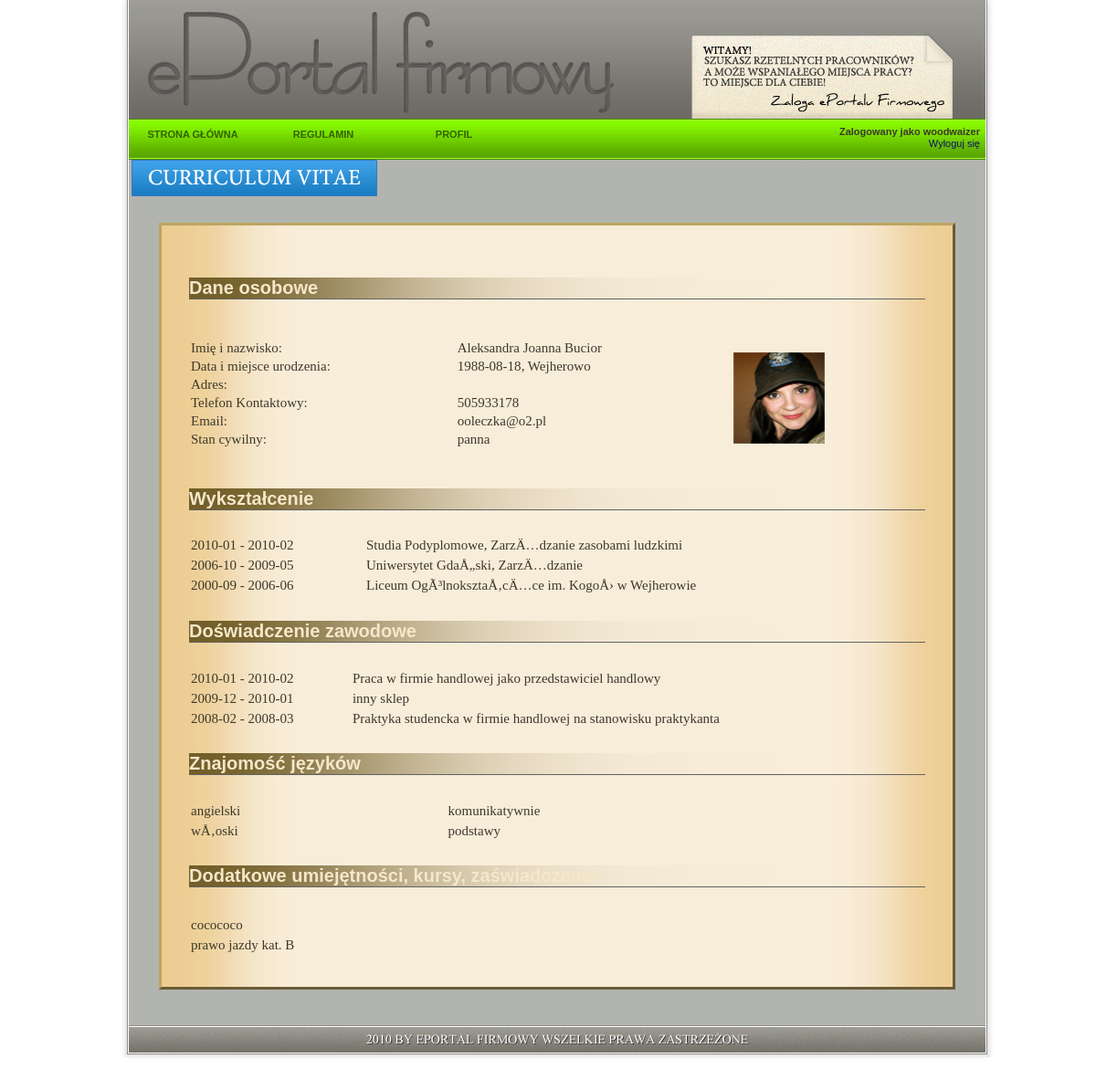
The page /cv.php?id=1 (signed in) on the database its author committed.
### tables this page shows
CREATE TABLE IF NOT EXISTS `pracownik` (
  `id` int(11) NOT NULL,
  `imie` varchar(30) NOT NULL,
  `nazwisko` varchar(30) NOT NULL,
  `email` varchar(30) NOT NULL,
  `dolaczyl` timestamp NOT NULL DEFAULT CURRENT_TIMESTAMP,
  `data_ur` date DEFAULT NULL,
  `miejsce_ur` varchar(20) DEFAULT NULL,
  `tel` varchar(10) DEFAULT NULL,
  `adres` varchar(50) DEFAULT NULL,
  `stan_cywilny` varchar(10) DEFAULT NULL,
  `zdjecie` varchar(100) DEFAULT NULL,
  PRIMARY KEY (`id`)
);

CREATE TABLE IF NOT EXISTS `wyksztalcenie` (
  `id` int(11) NOT NULL,
  `id_pracownika` int(11) NOT NULL,
  `od` varchar(20) NOT NULL,
  `do` varchar(20) NOT NULL,
  `gdzie` varchar(150) NOT NULL,
  PRIMARY KEY (`id`,`id_pracownika`)
);

CREATE TABLE IF NOT EXISTS `doswiadczenie` (
  `id` int(11) NOT NULL,
  `id_pracownika` int(11) NOT NULL,
  `od` varchar(20) NOT NULL,
  `do` varchar(20) NOT NULL,
  `gdzie` varchar(150) NOT NULL,
  PRIMARY KEY (`id`,`id_pracownika`)
);

CREATE TABLE IF NOT EXISTS `jezyki` (
  `pracownik_id` int(11) NOT NULL,
  `jezyk_id` int(11) NOT NULL,
  `poziom_id` int(11) NOT NULL
);

CREATE TABLE IF NOT EXISTS `jezyki_lista` (
  `id` int(11) NOT NULL AUTO_INCREMENT,
  `nazwa` varchar(20) NOT NULL,
  PRIMARY KEY (`id`)
);

CREATE TABLE IF NOT EXISTS `jezyki_poziom` (
  `id` int(11) NOT NULL AUTO_INCREMENT,
  `nazwa` varchar(20) NOT NULL,
  PRIMARY KEY (`id`)
);

CREATE TABLE IF NOT EXISTS `dodatkowe` (
  `id` int(11) NOT NULL,
  `pracownik_id` int(11) NOT NULL,
  `nazwa` varchar(50) NOT NULL
);

### cv.php (the view, shortened to what this page needs)
<?php
require_once('header.php');
?>
<td class="content" style="padding-right: 44px; padding-left: 44px">
    <?php
    if (isset($_SESSION['id_obecne'])) {
        if (!isset($_GET['id'])) {
            $id = $_SESSION['id_obecne'];
        } else {
            $id = $_GET['id'];
        }
        $dbc = mysqli_connect(DB_HOST, DB_USER, DB_PASSWORD, DB_NAME);
        $query = "SELECT * FROM pracownik WHERE id='$id'";
        $result = mysqli_query($dbc, $query);
        $row = mysqli_fetch_array($result);
    ?>
	<img src="img/cv.jpg"><br /><br />
        <div id="cv">
            <div id="dane_osobowe" style="display:block">
                <h4>Dane osobowe </h4>
                <table>
                    <tr>
					<td><p>
					Imię i nazwisko:<br />
					Data i miejsce urodzenia:<br />
					Adres:<br />
					Telefon Kontaktowy:<br />
					Email:<br />
					Stan cywilny:<br /></p>
                        <td><p><?php echo $row['imie'] . ' ' . $row['nazwisko']; ?><br />
                    <?php if (!empty($row['data_ur']) || !empty($row['miejsce_ur'])) { ?>
                    <?php echo $row['data_ur'] . ', ' . $row['miejsce_ur']; ?><br />
                    <?php
                    }
                    ?>
                    <?php
                    if (!empty($row['tel'])) {
                    ?>
                    <br /> <?php echo $row['tel']; ?>
                    <?php } ?>
                    <br /><?php echo $row['email']; ?><br />
                    <?php if (!empty($row['stan_cywilny'])) { ?>
                         <?php echo $row['stan_cywilny']; ?></p></td>
												<td><?php if (!empty($row['zdjecie'])) { ?>
                    <img src="<?php echo $row['zdjecie']; ?>" alt="zdjęcie" />
                <?php } ?></td>
                    </tr>
                    <?php } ?>
            </table>
        </div>
        <div id="wyksztalcenie" style="display:block">
            <h4>Wykształcenie </h4>
            <table>
                <?php
                $query = "SELECT * FROM wyksztalcenie WHERE id_pracownika = '$id' ORDER BY od DESC";
                $result = mysqli_query($dbc, $query);
                while ($row = mysqli_fetch_array($result)) {
                    if ($row['gdzie'] != "") {?>
                    <tr>
                        <td><?php echo $row['od']; ?> - <?php echo $row['do']; ?></td><td><?php echo $row['gdzie']; ?></td>
                    </tr>
<?php
                    }}
?>
            </table>
        </div>
        <div id="doswiadczenie" style="display:block">
            <h4>Doświadczenie zawodowe </h4>
    <table>
<?php
                $query = "SELECT * FROM doswiadczenie WHERE id_pracownika = '$id' ORDER BY od DESC";
                $result = mysqli_query($dbc, $query);
                while ($row = mysqli_fetch_array($result)) {
                    if ($row['gdzie'] != "") {
                    ?>
                    <tr>
                        <td><?php echo $row['od']; ?> - <?php echo $row['do']; ?></td><td><?php echo $row['gdzie']; ?></td>
                    </tr>
<?php
                    } }
?>
            </table>
        </div>
       <div id="jezyki" style="display:block">
            <h4>Znajomość języków</h4>
            <table>
                <?php
                $query = "SELECT *,jezyki_lista.nazwa AS jezyk_nazwa, jezyki_poziom.nazwa AS jezyk_poziom FROM jezyki, jezyki_lista, jezyki_poziom WHERE jezyki.pracownik_id = '$id' AND jezyki.jezyk_id = jezyki_lista.id AND jezyki.poziom_id =jezyki_poziom.id  ORDER BY jezyki_lista.id";
                $result = mysqli_query($dbc, $query);
                while ($row = mysqli_fetch_array($result)) {
                ?>
                    <tr>
                        <td><?php echo $row['jezyk_nazwa']; ?></td><td> <?php echo $row['jezyk_poziom']; ?></td>
                    </tr>
<?php
                }
?>
            </table>
        </div>
           <div id="dodatkowe" style="display:block">
            <h4>Dodatkowe umiejętności, kursy, zaświadczenia</h4>
            <table>
                <?php
                $query = "SELECT * FROM dodatkowe WHERE pracownik_id = '$id' ";
                $result = mysqli_query($dbc, $query);
                while ($row = mysqli_fetch_array($result)) {
                ?>
                    <tr>
                        <td><?php echo $row['nazwa']; ?></td>
                    </tr>
<?php
                }
?>
            </table>
        </div>
        <br/>
    </div><br /><br /><div class="edytuj_button">
    <?php
            } else {
    ?>
                <br/><br/>
                        				Zaloguj się lub <a href='index.php'>zarejestruj</a>, aby mieć dostęp do tej strony.
                <br/><br/>
<?php
            }
?>
           </div> </td>

### styles.css (style rules this page uses)
body, textarea { font-family: georgia, sans-serif; color:#3e382c; font-size: 11px; background-color: #ffffff; }
#tabela td, #tabela tr { margin: 0x; padding: 0px; }
img { text-align:right; border:0px; }
#dane_osobowe td, #wyksztalcenie td, #doswiadczenie td, #jezyki td, #dodatkowe td { font-size:15px; line-height:20px; font-family: "bookman old style"; }
img { border: 0px; }
.content { width: 1020px; text-align: justify; padding-top:25px; padding-bottom: 400px; background:#ffffff url('img/02.jpg'); }
.ending { height: 71px; width: 1020px; text-align: left; padding-left: 0px; padding-bottom: 0px; background: #ffffff url('img/stopka.jpg'); }
#cv { font-family: sans-serif; background: #ffffff url('img/list.jpg'); margin:15px 30px 15px 30px; padding:30px 30px 20px 30px; border-style: outset; border-color: #bda561; }
#cv img { height:100px; width:100px; margin-right:10px; margin-top:15px; }
#cv h4 { font-size:20px; color:#f5e7ca; border-bottom:1px solid #626262; background-image: url('img/tlo.png'); }
#cv table { width:100%; }
#dane_osobowe table { width:100%; }

### rows shown on the page
pracownik: imie "Aleksandra Joanna", nazwisko "Bucior", data_ur "1988-08-18", miejsce_ur "Wejherowo", tel "505933178", email "ooleczka@o2.pl", stan_cywilny "panna", zdjecie (picture)
wyksztalcenie: od "2010-01", do "2010-02", gdzie "Studia Podyplomowe, ZarzÄ…dzanie zasobami ludzkimi"
wyksztalcenie: od "2006-10", do "2009-05", gdzie "Uniwersytet GdaÅ„ski, ZarzÄ…dzanie"
wyksztalcenie: od "2000-09", do "2006-06", gdzie "Liceum OgÃ³lnoksztaÅ‚cÄ…ce im. KogoÅ› w Wejherowie"
doswiadczenie: od "2010-01", do "2010-02", gdzie "Praca w firmie handlowej jako przedstawiciel handlowy"
doswiadczenie: od "2009-12", do "2010-01", gdzie "inny sklep"
doswiadczenie: od "2008-02", do "2008-03", gdzie "Praktyka studencka w firmie handlowej na stanowisku praktykanta"
jezyki: jezyki_lista.nazwa "angielski", jezyki_poziom.nazwa "komunikatywnie"
jezyki: jezyki_lista.nazwa "wÅ‚oski", jezyki_poziom.nazwa "podstawy"
dodatkowe: nazwa "cocococo"
dodatkowe: nazwa "prawo jazdy kat. B"

### other values the page prints
$_SESSION['do_wyswietlenia'] "woodwaizer"
